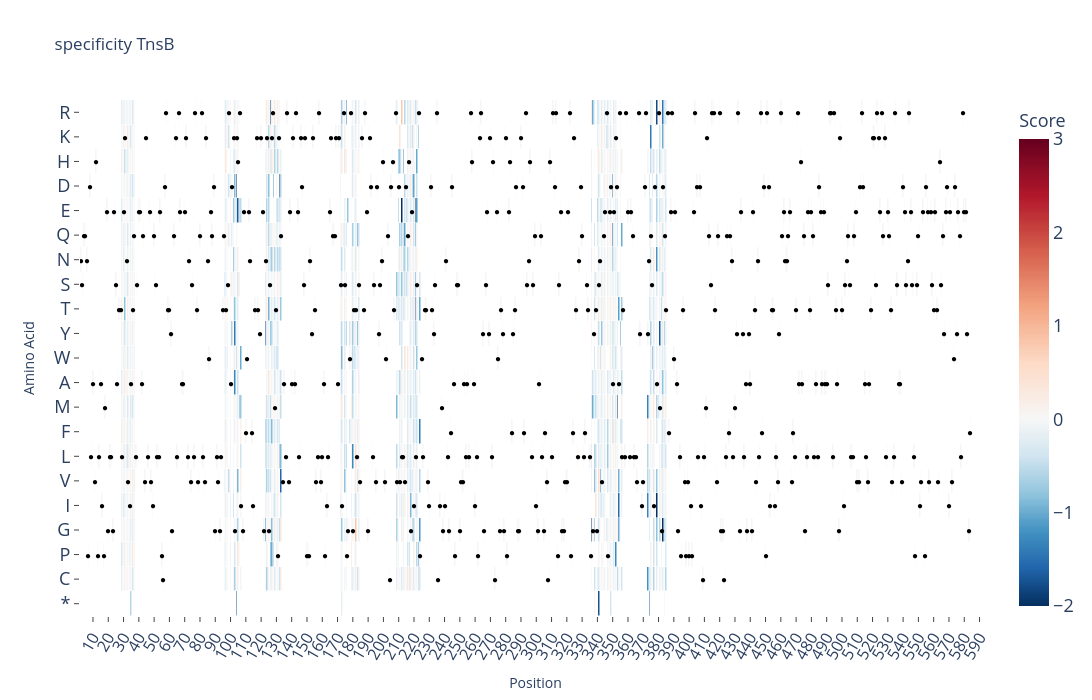

Notebook code cell kept with this figure:
### Code cell
#Generate a single mutation dataframe
df_Kan_Ara_sm=df_Kan_Ara[df_Kan_Ara['AA_mut_list']!="WT"].copy()
df_Kan_Ara_sm['position'] = [int(''.join(list(i[1:-1]))) for i in df_Kan_Ara_sm['AA_mut_list']]
df_Kan_Ara_sm.replace(-np.inf, -10, inplace=True)
size=(4000,700)
data_type = 'specificity'
fig, specificity, stderr_spec = plot_enrichemnt_matrix(data_type, df_Kan_Ara_sm, AA_refSeq, True, -2, 3, size, WT_value)
fig.write_html(fig_dir + 'TnsB_heatmap_'+data_type+'.html')

### Figure 1 — Plotly figure (JSON) as saved in the notebook; plotly's stock layout.template omitted (floating-point values rounded to 4 significant figures; data arrays with more than 128 entries replaced by an {"elided": "..."} marker saying what was removed)
{"data": [{"colorbar": {"tickfont": {"size": 18}, "title": {"font": {"size": 18}, "text": "Score"}}, "colorscale": {"elided": "256x2 mixed values"}, "customdata": {"elided": "21x596 str values"}, "hovertemplate": "%{customdata}<extra></extra>", "text": {"elided": "21x596 str values"}, "textfont": {"color": "black", "size": 10}, "texttemplate": "%{text}", "type": "heatmap", "x": {"elided": "596 int values"}, "xgap": 0.5, "y": ["*", "C", "P", "G", "I", "V", "L", "F", "M", "A", "W", "Y", "T", "S", "N", "Q", "E", "D", "H", "K", "R"], "ygap": 0.5, "z": {"elided": "21x596 float values"}, "zmax": 3, "zmin": -2}], "layout": {"height": 700, "plot_bgcolor": "rgba(0,0,0,0)", "title": {"text": "specificity TnsB"}, "width": 4000, "xaxis": {"dtick": 10, "showticklabels": true, "tickangle": -60, "tickfont": {"size": 16}, "ticks": "outside", "title": {"text": "Position"}}, "yaxis": {"showticklabels": true, "tickfont": {"size": 18}, "ticks": "outside", "title": {"text": "Amino Acid"}}}}
